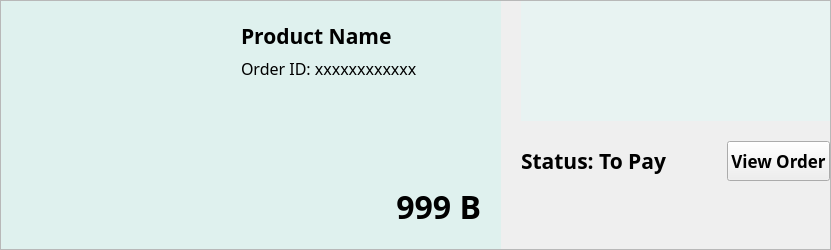
       <widget class="QFrame" name="history_box">
        <property name="sizePolicy">
         <sizepolicy hsizetype="Preferred" vsizetype="Preferred">
          <horstretch>0</horstretch>
          <verstretch>0</verstretch>
         </sizepolicy>
        </property>
        <property name="minimumSize">
         <size>
          <width>0</width>
          <height>250</height>
         </size>
        </property>
        <property name="maximumSize">
         <size>
          <width>16777215</width>
          <height>250</height>
         </size>
        </property>
        <property name="autoFillBackground">
         <bool>false</bool>
        </property>
        <property name="frameShape">
         <enum>QFrame::StyledPanel</enum>
        </property>
        <property name="frameShadow">
         <enum>QFrame::Raised</enum>
        </property>
        <layout class="QHBoxLayout" name="horizontalLayout_5">
         <property name="spacing">
          <number>0</number>
         </property>
         <property name="leftMargin">
          <number>0</number>
         </property>
         <property name="topMargin">
          <number>0</number>
         </property>
         <property name="rightMargin">
          <number>0</number>
         </property>
         <property name="bottomMargin">
          <number>0</number>
         </property>
         <item>
          <layout class="QHBoxLayout" name="horizontalLayout_4">
           <property name="spacing">
            <number>20</number>
           </property>
           <item>
            <widget class="QFrame" name="product_frame">
             <property name="minimumSize">
              <size>
               <width>500</width>
               <height>0</height>
              </size>
             </property>
             <property name="maximumSize">
              <size>
               <width>500</width>
               <height>16777215</height>
              </size>
             </property>
             <property name="styleSheet">
              <string notr="true">QFrame {
    background-color:#DFF1EE;
	border: none;
}</string>
             </property>
             <property name="frameShape">
              <enum>QFrame::StyledPanel</enum>
             </property>
             <property name="frameShadow">
              <enum>QFrame::Raised</enum>
             </property>
             <layout class="QHBoxLayout" name="horizontalLayout_7">
              <property name="spacing">
               <number>20</number>
              </property>
              <property name="leftMargin">
               <number>20</number>
              </property>
              <property name="topMargin">
               <number>20</number>
              </property>
              <property name="rightMargin">
               <number>20</number>
              </property>
              <property name="bottomMargin">
               <number>20</number>
              </property>
              <item>
               <widget class="QLabel" name="product_image_label">
                <property name="maximumSize">
                 <size>
                  <width>200</width>
                  <height>200</height>
                 </size>
                </property>
                <property name="styleSheet">
                 <string notr="true"/>
                </property>
                <property name="text">
                 <string/>
                </property>
                <property name="pixmap">
                 <pixmap resource="../../../public/images/post_images/post_images.qrc">:/post_images/IMG_7102.jpg</pixmap>
                </property>
                <property name="scaledContents">
                 <bool>true</bool>
                </property>
               </widget>
              </item>
              <item>
               <widget class="QFrame" name="frame_5">
                <property name="frameShape">
                 <enum>QFrame::StyledPanel</enum>
                </property>
                <property name="frameShadow">
                 <enum>QFrame::Raised</enum>
                </property>
                <layout class="QVBoxLayout" name="verticalLayout">
                 <property name="leftMargin">
                  <number>0</number>
                 </property>
                 <property name="topMargin">
                  <number>0</number>
                 </property>
                 <property name="rightMargin">
                  <number>0</number>
                 </property>
                 <property name="bottomMargin">
                  <number>0</number>
                 </property>
                 <item>
                  <widget class="QLabel" name="product_name_label">
                   <property name="font">
                    <font>
                     <family>Manrope</family>
                     <pointsize>16</pointsize>
                     <bold>true</bold>
                    </font>
                   </property>
                   <property name="text">
                    <string>Product Name</string>
                   </property>
                  </widget>
                 </item>
                 <item>
                  <widget class="QLabel" name="order_id_label">
                   <property name="font">
                    <font>
                     <family>Manrope</family>
                     <pointsize>12</pointsize>
                    </font>
                   </property>
                   <property name="text">
                    <string>Order ID: xxxxxxxxxxxx</string>
                   </property>
                  </widget>
                 </item>
                 <item>
                  <spacer name="verticalSpacer_3">
                   <property name="orientation">
                    <enum>Qt::Vertical</enum>
                   </property>
                   <property name="sizeHint" stdset="0">
                    <size>
                     <width>20</width>
                     <height>92</height>
                    </size>
                   </property>
                  </spacer>
                 </item>
                 <item>
                  <widget class="QLabel" name="price_label">
                   <property name="font">
                    <font>
                     <family>Manrope</family>
                     <pointsize>24</pointsize>
                     <bold>true</bold>
                    </font>
                   </property>
                   <property name="text">
                    <string>999 B</string>
                   </property>
                   <property name="alignment">
                    <set>Qt::AlignRight|Qt::AlignTrailing|Qt::AlignVCenter</set>
                   </property>
                  </widget>
                 </item>
                </layout>
               </widget>
              </item>
             </layout>
            </widget>
           </item>
           <item>
            <layout class="QVBoxLayout" name="verticalLayout_2">
             <property name="spacing">
              <number>20</number>
             </property>
             <item>
              <widget class="QFrame" name="status_frame">
               <property name="minimumSize">
                <size>
                 <width>0</width>
                 <height>120</height>
                </size>
               </property>
               <property name="maximumSize">
                <size>
                 <width>16777215</width>
                 <height>120</height>
                </size>
               </property>
               <property name="styleSheet">
                <string notr="true">QFrame {
    background-color:#E8F3F2;
	border: none;
}</string>
               </property>
               <property name="frameShape">
                <enum>QFrame::StyledPanel</enum>
               </property>
               <property name="frameShadow">
                <enum>QFrame::Raised</enum>
               </property>
               <layout class="QHBoxLayout" name="horizontalLayout_2">
                <item>
                 <widget class="QLabel" name="pay_label">
                  <property name="maximumSize">
                   <size>
                    <width>80</width>
                    <height>80</height>
                   </size>
                  </property>
                  <property name="text">
                   <string/>
                  </property>
                  <property name="pixmap">
                   <pixmap resource="../../../public/images/delivery_icons/delivery_icons.qrc">:/delivery_icons/pay.png</pixmap>
                  </property>
                  <property name="scaledContents">
                   <bool>true</bool>
                  </property>
                 </widget>
                </item>
                <item>
                 <widget class="QLabel" name="deliver_label">
                  <property name="maximumSize">
                   <size>
                    <width>85</width>
                    <height>85</height>
                   </size>
                  </property>
                  <property name="text">
                   <string/>
                  </property>
                  <property name="pixmap">
                   <pixmap resource="../../../public/images/delivery_icons/delivery_icons.qrc">:/delivery_icons/delivery.png</pixmap>
                  </property>
                  <property name="scaledContents">
                   <bool>true</bool>
                  </property>
                 </widget>
                </item>
                <item>
                 <widget class="QLabel" name="arrived_label">
                  <property name="minimumSize">
                   <size>
                    <width>0</width>
                    <height>0</height>
                   </size>
                  </property>
                  <property name="maximumSize">
                   <size>
                    <width>65</width>
                    <height>65</height>
                   </size>
                  </property>
                  <property name="text">
                   <string/>
                  </property>
                  <property name="pixmap">
                   <pixmap resource="../../../public/images/delivery_icons/delivery_icons.qrc">:/delivery_icons/arrived.png</pixmap>
                  </property>
                  <property name="scaledContents">
                   <bool>true</bool>
                  </property>
                 </widget>
                </item>
                <item>
                 <widget class="QLabel" name="cancelled_label">
                  <property name="maximumSize">
                   <size>
                    <width>60</width>
                    <height>60</height>
                   </size>
                  </property>
                  <property name="text">
                   <string/>
                  </property>
                  <property name="pixmap">
                   <pixmap resource="../../../public/images/delivery_icons/delivery_icons.qrc">:/delivery_icons/cancelled.png</pixmap>
                  </property>
                  <property name="scaledContents">
                   <bool>true</bool>
                  </property>
                 </widget>
                </item>
               </layout>
              </widget>
             </item>
             <item>
              <layout class="QHBoxLayout" name="horizontalLayout_6">
               <item>
                <widget class="QLabel" name="status_label">
                 <property name="font">
                  <font>
                   <family>Manrope</family>
                   <pointsize>16</pointsize>
                   <bold>true</bold>
                  </font>
                 </property>
                 <property name="text">
                  <string>Status: To Pay</string>
                 </property>
                 <property name="alignment">
                  <set>Qt::AlignLeading|Qt::AlignLeft|Qt::AlignVCenter</set>
                 </property>
                </widget>
               </item>
               <item>
                <spacer name="horizontalSpacer">
                 <property name="orientation">
                  <enum>Qt::Horizontal</enum>
                 </property>
                 <property name="sizeHint" stdset="0">
                  <size>
                   <width>40</width>
                   <height>20</height>
                  </size>
                 </property>
                </spacer>
               </item>
               <item>
                <widget class="QPushButton" name="view_order_button">
                 <property name="sizePolicy">
                  <sizepolicy hsizetype="MinimumExpanding" vsizetype="Minimum">
                   <horstretch>0</horstretch>
                   <verstretch>0</verstretch>
                  </sizepolicy>
                 </property>
                 <property name="minimumSize">
                  <size>
                   <width>0</width>
                   <height>40</height>
                  </size>
                 </property>
                 <property name="font">
                  <font>
                   <family>Manrope</family>
                   <pointsize>13</pointsize>
                   <bold>true</bold>
                  </font>
                 </property>
                 <property name="text">
                  <string>View Order</string>
                 </property>
                </widget>
               </item>
              </layout>
             </item>
             <item>
              <spacer name="verticalSpacer_2">
               <property name="orientation">
                <enum>Qt::Vertical</enum>
               </property>
               <property name="sizeHint" stdset="0">
                <size>
                 <width>20</width>
                 <height>40</height>
                </size>
               </property>
              </spacer>
             </item>
            </layout>
           </item>
          </layout>
         </item>
        </layout>
       </widget>
